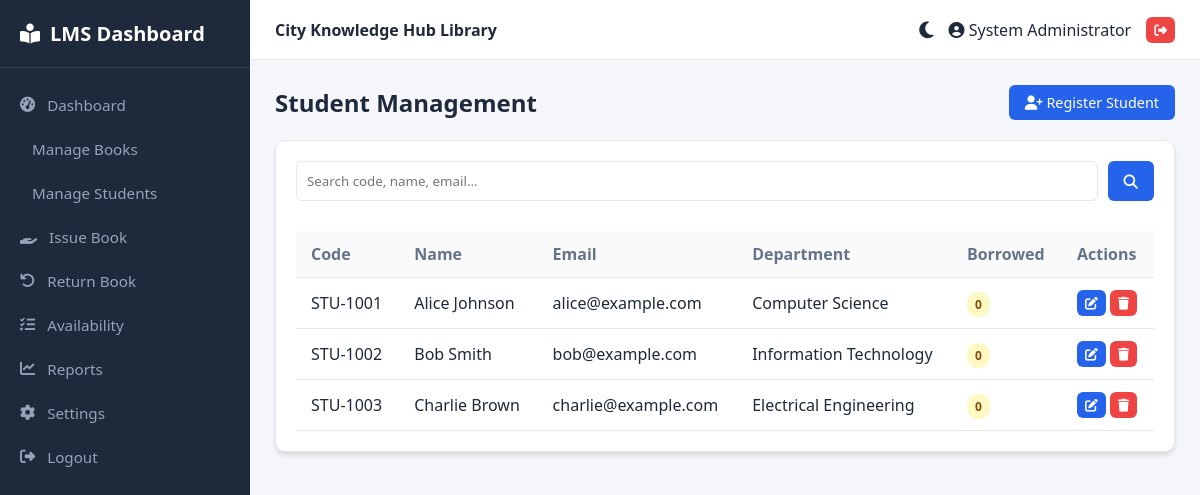
Page /students/index.php (signed in) on the committed database.
### tables this page shows
CREATE TABLE IF NOT EXISTS `settings` (
  `id` INT PRIMARY KEY DEFAULT 1,
  `library_name` VARCHAR(150) NOT NULL DEFAULT 'Central Library Management',
  `borrowing_period` INT NOT NULL DEFAULT 14,
  `max_books_per_student` INT NOT NULL DEFAULT 3,
  `fine_per_day` DECIMAL(8,2) NOT NULL DEFAULT 2.00
);

CREATE TABLE IF NOT EXISTS `students` (
  `id` INT AUTO_INCREMENT PRIMARY KEY,
  `student_code` VARCHAR(50) NOT NULL UNIQUE,
  `name` VARCHAR(100) NOT NULL,
  `email` VARCHAR(100) NOT NULL UNIQUE,
  `phone` VARCHAR(20) NOT NULL,
  `department` VARCHAR(100) NOT NULL,
  `created_at` TIMESTAMP DEFAULT CURRENT_TIMESTAMP
);

### includes/functions.php (called while the page is built)
<?php
function sanitize($data) {
    return htmlspecialchars(trim($data), ENT_QUOTES, 'UTF-8');
}
function get_settings($pdo) {
    $stmt = $pdo->query("SELECT * FROM settings WHERE id = 1");
    return $stmt->fetch() ?: [
        'library_name' => 'Library System',
        'borrowing_period' => 14,
        'max_books_per_student' => 3,
        'fine_per_day' => 1.50
    ];
}
?>

### students/index.php (the view, shortened to what this page needs)
<?php
include '../includes/header.php';
$search = sanitize($_GET['search'] ?? '');
$query = "SELECT s.*, COALESCE(b.issued_cnt, 0) as currently_borrowed
          FROM students s
          LEFT JOIN (SELECT student_id, COUNT(*) as issued_cnt FROM borrow_records WHERE status = 'issued' GROUP BY student_id) b
          ON s.id = b.student_id
          WHERE 1=1";
$params = [];
$stmt = $pdo->prepare($query);
$stmt->execute($params);
$students = $stmt->fetchAll();
?>
<div style="display: flex; justify-content: space-between; align-items: center; margin-bottom: 20px;">
    <h2>Student Management</h2>
    <a href="add.php" class="btn btn-primary"><i class="fas fa-user-plus"></i> Register Student</a>
</div>
<div class="card">
    <form method="GET" style="display: flex; gap: 10px; margin-bottom: 20px;">
        <input type="text" name="search" class="form-control" placeholder="Search code, name, email..." value="<?= $search ?>">
        <button type="submit" class="btn btn-primary"><i class="fas fa-search"></i></button>
    </form>
    <div class="table-responsive">
        <table>
            <thead>
                <tr>
                    <th>Code</th>
                    <th>Name</th>
                    <th>Email</th>
                    <th>Department</th>
                    <th>Borrowed</th>
                    <th>Actions</th>
                </tr>
            </thead>
            <tbody>
                <?php foreach ($students as $s): ?>
                <tr>
                    <td><?= sanitize($s['student_code']) ?></td>
                    <td><?= sanitize($s['name']) ?></td>
                    <td><?= sanitize($s['email']) ?></td>
                    <td><?= sanitize($s['department']) ?></td>
                    <td><span class="badge badge-warning"><?= $s['currently_borrowed'] ?></span></td>
                    <td>
                        <a href="edit.php?id=<?= $s['id'] ?>" class="btn btn-primary btn-sm"><i class="fas fa-edit"></i></a>
                        <a href="delete.php?id=<?= $s['id'] ?>" class="btn btn-danger btn-sm" onclick="return confirm('Are you sure?')"><i class="fas fa-trash"></i></a>
                    </td>
                </tr>
                <?php endforeach; ?>
            </tbody>
        </table>
    </div>
</div>
<?php include '../includes/footer.php'; ?>

### includes/header.php (shortened to what this page needs)
<?php
require_once __DIR__ . '/db.php';
require_once __DIR__ . '/functions.php';
$settings = get_settings($pdo);
?>
<!DOCTYPE html>
<html lang="en">
<head>
    <link rel="stylesheet" href="/library_management/assets/css/style.css">
    <link rel="stylesheet" href="https://cdnjs.cloudflare.com/ajax/libs/font-awesome/6.4.0/css/all.min.css">
</head>
<body>
    <?php include __DIR__ . '/sidebar.php'; ?>
    <div class="main-wrapper">
        <header class="top-nav">
            <div><strong><?= sanitize($settings['library_name']) ?></strong></div>
            <div class="user-info">
                <button class="theme-toggle" id="theme-toggle-btn" title="Toggle Light/Dark Mode">
                    <i class="fas fa-moon" id="theme-icon"></i>
                </button>
                <span><i class="fas fa-user-circle"></i> <?= sanitize($_SESSION['admin_name'] ?? 'Admin') ?></span>
                <a href="/library_management/logout.php" class="btn btn-danger btn-sm"><i class="fas fa-sign-out-alt"></i></a>
            </div>
        </header>
        <div class="content-area">

### assets/css/style.css (style rules this page uses)
:root { --bg-primary: #f4f6f9; --bg-surface: #ffffff; --bg-sidebar: #1e293b; --text-primary: #1e293b; --text-secondary: #64748b; --text-sidebar: #94a3b8; --text-sidebar-active: #ffffff; --accent-color: #2563eb; --accent-hover: #1d4ed8; --card-bg: #ffffff; --border-color: #e2e8f0; --table-hover: #f8fafc; --shadow: 0 4px 6px -1px rgba(0, 0, 0, 0.1), 0 2px 4px -1px rgba(0, 0, 0, 0.06); }
* { box-sizing: border-box; margin: 0; padding: 0; font-family: 'Segoe UI', Tahoma, Geneva, Verdana, sans-serif; transition: background-color 0.2s, color 0.2s; }
body { background-color: var(--bg-primary); color: var(--text-primary); display: flex; min-height: 100vh; }
.main-wrapper { margin-left: 250px; flex-grow: 1; display: flex; flex-direction: column; min-width: 0; }
.top-nav { height: 60px; background-color: var(--bg-surface); border-bottom: 1px solid var(--border-color); display: flex; align-items: center; justify-content: space-between; padding: 0 25px; position: sticky; top: 0; z-index: 90; }
.top-nav .user-info { display: flex; align-items: center; gap: 15px; }
.theme-toggle { background: none; border: none; cursor: pointer; font-size: 1.2rem; color: var(--text-primary); }
.content-area { padding: 25px; flex-grow: 1; }
.card { background-color: var(--card-bg); border-radius: 10px; padding: 20px; box-shadow: var(--shadow); border: 1px solid var(--border-color); margin-bottom: 25px; }
.table-responsive { width: 100%; overflow-x: auto; }
table { width: 100%; border-collapse: collapse; margin-top: 10px; }
th, td { padding: 12px 15px; text-align: left; border-bottom: 1px solid var(--border-color); }
th { background-color: rgba(0, 0, 0, 0.02); color: var(--text-secondary); font-weight: 600; }
.btn { display: inline-block; padding: 8px 16px; border-radius: 6px; border: none; cursor: pointer; text-decoration: none; font-size: 0.9rem; font-weight: 500; }
.btn-primary { background-color: var(--accent-color); color: #fff; }
.btn-danger { background-color: #ef4444; color: #fff; }
.btn-sm { padding: 4px 8px; font-size: 0.8rem; }
.form-control { width: 100%; padding: 10px; border: 1px solid var(--border-color); border-radius: 6px; background-color: var(--bg-surface); color: var(--text-primary); }
.badge { padding: 4px 8px; border-radius: 12px; font-size: 0.75rem; font-weight: 600; }
.badge-warning { background: #fef9c3; color: #854d0e; }

### rows in the picture
settings: library_name "City Knowledge Hub Library"
students: student_code "STU-1001", name "Alice Johnson", email "alice@example.com", department "Computer Science", currently_borrowed "0"
students: student_code "STU-1002", name "Bob Smith", email "bob@example.com", department "Information Technology", currently_borrowed "0"
students: student_code "STU-1003", name "Charlie Brown", email "charlie@example.com", department "Electrical Engineering", currently_borrowed "0"

### other values in the picture
$_SESSION['admin_name'] "System Administrator"
